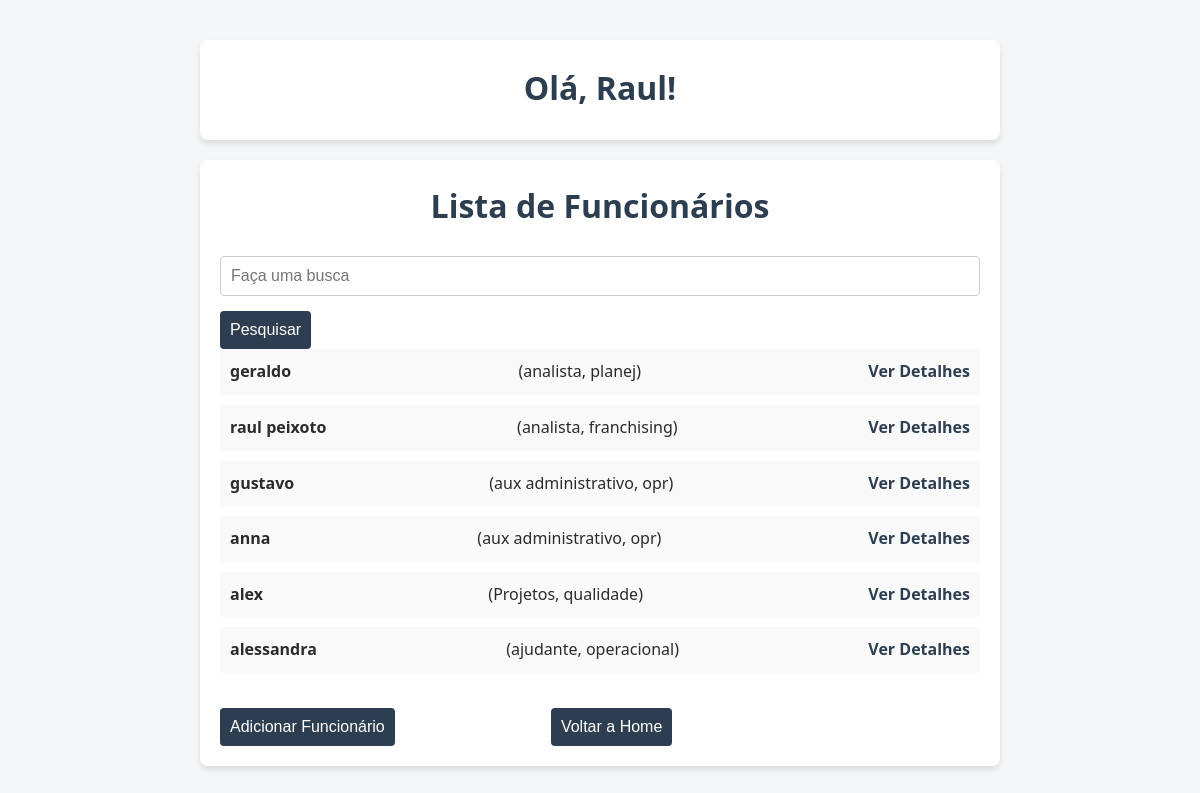
/employee_list/ (signed in), run on an earlier commit of the app's database.
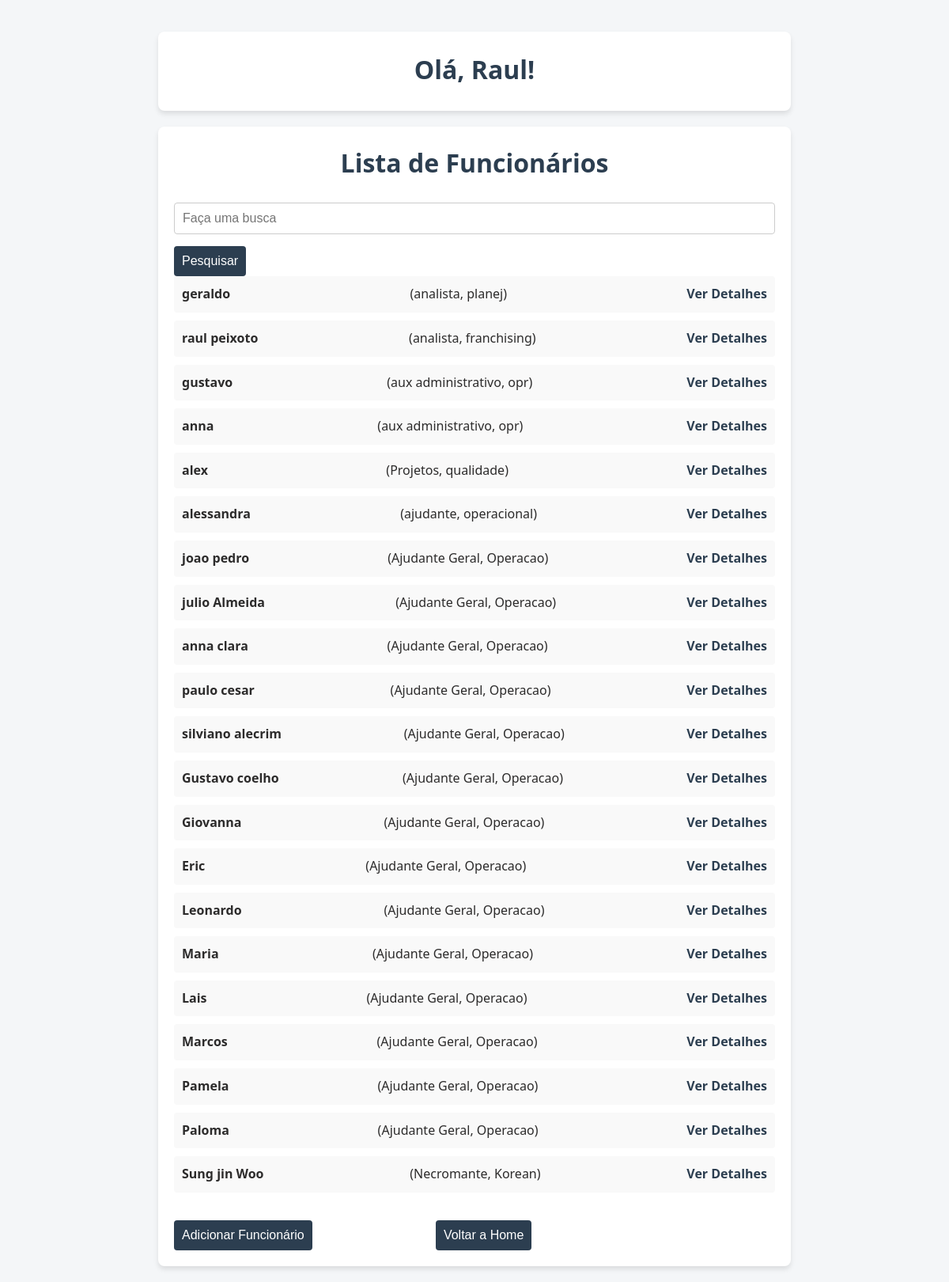
And on a later commit of the database.
### controle/models.py (models this page shows, shortened)
class Employee(models.Model):
    SHIFTS = [
        ('1', 'Turno 1'),
        ('2', 'Turno 2'),
        ('3', 'Turno 3'),
    ]
    matricula = models.CharField(max_length=20)
    name = models.CharField(max_length=100)
    position = models.CharField(max_length=100)
    department = models.CharField(max_length=100)
    admission_date = models.DateField()
    shift = models.CharField(max_length=1, choices=SHIFTS, default='1')  # Turno de trabalho

### controle/views.py (the view)
# urls.py: path('employee_list/', views.employee_list, name='employee_list'),
@login_required
def employee_list(request):
    search_query = request.GET.get('search', '')
    employees = Employee.objects.all()
    if search_query:
        employees = employees.filter(name__icontains=search_query)
    return render(request, 'employee_list.html', {
        'employees': employees,
        'search_query': search_query,
    })

### controle/templates/employee_list.html (shortened to what this page needs)
<!DOCTYPE html>
<html>
<head>
    {% load static %}
    <link rel="stylesheet" href="{% static 'css/styles.css' %}">
</head>
<body>
    <div class="container_user">
        <h1>Olá, Raul! {{ employee.user }}</h1>
    </div>
    <div class="container">
        <h1>Lista de Funcionários</h1>
        <form method="get" class="search-form">
            <input type="text" name="search" placeholder="Faça uma busca" value="{{ request.GET.search }}">
            <button type="submit" class="button">Pesquisar</button>
        </form>
        <ul>
            {% for employee in employees %}
                <li>
                    <strong>{{ employee.name }}</strong>
                    ({{ employee.position }}, {{ employee.department }})
                    <a href="{% url 'employee_detail' employee.pk %}">Ver Detalhes</a>
                </li>
            {% empty %}
                <li>Nenhum funcionário encontrado.</li>
            {% endfor %}
        </ul>
        <button><a href="{% url 'add_employee' %}" class="button">Adicionar Funcionário</a></button>
        <button><a href="{% url 'home' %}" class="button">Voltar a Home</a></button>
    </div>
</body>
</html>

What changed in the data, as far as the page shows it:
added Employee: name "joao pedro", position "Ajudante Geral", department "Operacao"
added Employee: name "julio Almeida", position "Ajudante Geral", department "Operacao"
added Employee: name "anna clara", position "Ajudante Geral", department "Operacao"
added Employee: name "paulo cesar", position "Ajudante Geral", department "Operacao"
added Employee: name "silviano alecrim", position "Ajudante Geral", department "Operacao"
added Employee: name "Gustavo coelho", position "Ajudante Geral", department "Operacao"
added Employee: name "Giovanna", position "Ajudante Geral", department "Operacao"
added Employee: name "Eric", position "Ajudante Geral", department "Operacao"
added Employee: name "Leonardo", position "Ajudante Geral", department "Operacao"
added Employee: name "Maria", position "Ajudante Geral", department "Operacao"
added Employee: name "Lais", position "Ajudante Geral", department "Operacao"
added Employee: name "Marcos", position "Ajudante Geral", department "Operacao"
added Employee: name "Pamela", position "Ajudante Geral", department "Operacao"
added Employee: name "Paloma", position "Ajudante Geral", department "Operacao"
added Employee: name "Sung jin Woo", position "Necromante", department "Korean"
